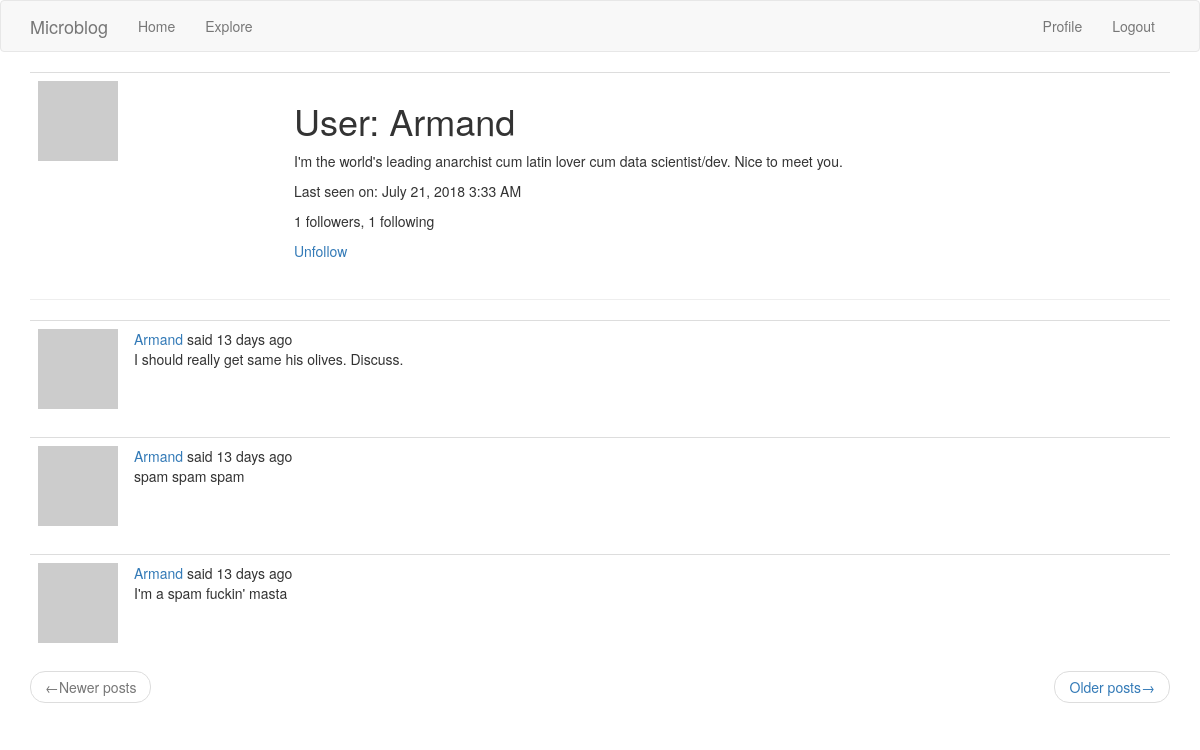
The app's page /user/armand (signed in), older data.
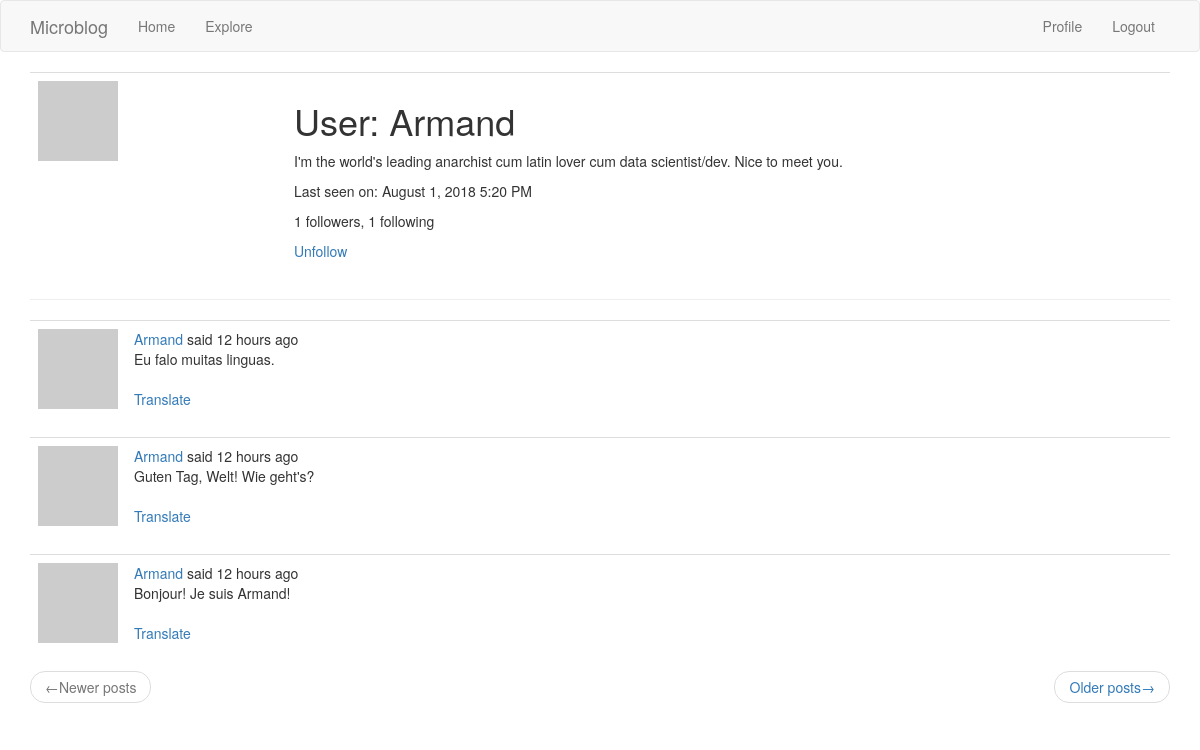
The same page, newer data.
### app/models.py (models this page shows, shortened)
class User(UserMixin, db.Model):
    id = db.Column(db.Integer, primary_key=True)
    username = db.Column(db.String(64), index=True, unique=True)
    email = db.Column(db.String(120), index=True, unique=True)
    password_hash = db.Column(db.String(128))
    posts = db.relationship('Post', backref='author', lazy='dynamic')
    def avatar(self, size):
        digest = md5(self.email.lower().encode('utf-8')).hexdigest()
        return 'https://www.gravatar.com/avatar/{}?d=identicon&s={}'.format(digest, size)
    about_me = db.Column(db.String(140))
    last_seen = db.Column(db.DateTime, default=datetime.utcnow)
    followed = db.relationship(
        'User', secondary=followers,
        primaryjoin=(followers.c.follower_id == id),
        secondaryjoin=(followers.c.followed_id == id),
        backref=db.backref('followers', lazy='dynamic'), lazy='dynamic')
    def is_following(self, user):
        return self.followed.filter(followers.c.followed_id == user.id).count() > 0

class Post(db.Model):
    id = db.Column(db.Integer, primary_key=True)
    body = db.Column(db.String(140))
    timestamp = db.Column(db.DateTime, index=True, default=datetime.utcnow)
    user_id = db.Column(db.Integer, db.ForeignKey('user.id'))
    language = db.Column(db.String(5))

### app/routes.py (the view)
@app.route('/user/<username>')
@login_required
def user(username):
    user = User.query.filter_by(username=username).first_or_404()
    page = request.args.get('page', 1, type=int)
    posts = user.posts.order_by(Post.timestamp.desc()).paginate(
        page, app.config['POSTS_PER_PAGE'], False)
    next_url = url_for('user', username=user.username, page=posts.next_num) \
        if posts.has_next else None
    prev_url = url_for('user', username=user.username, page=posts.prev_num) \
        if posts.has_prev else None
    return render_template('user.html', user=user, posts=posts.items,
                            next_url=next_url, prev_url=prev_url)

### app/models.py (called while the page is built)
@login.user_loader
def load_user(id):
    return User.query.get(int(id))

### app/routes.py (called while the page is built)
@app.before_request
def before_request():
    if current_user.is_authenticated:
        current_user.last_seen = datetime.utcnow()
        db.session.commit()
    g.locale = str(get_locale())

### app/templates/user.html
{% extends "base.html" %}
{% block app_content %}
    <table class="table table-hover">
    <tr>
        <td width="256px"><img src="{{ user.avatar(256) }}"></td>
        <td>
            <h1>{{ _('User') }}: {{ user.username.capitalize() }}</h1>
            {% if user.about_me %}<p>{{ user.about_me }}</p>{% endif %}
            {% if user.last_seen %}<p>{{ _('Last seen on') }}: {{ moment(user.last_seen).format('LLL') }}</p>{% endif %}
            <p>{{ _('%(count)d followers', count=user.followers.count()) }}, {{ _('%(count)d following', count=user.followed.count()) }}</p>
            {% if user == current_user %}
            <p><a href="{{ url_for('edit_profile') }}">{{ _('Edit your profile') }}</a></p>
            {% elif not current_user.is_following(user) %}
            <p><a href="{{ url_for('follow', username=user.username) }}">{{ _('Follow') }}</a></p>
            {% else %}
            <p><a href="{{ url_for('unfollow', username=user.username) }}">{{ _('Unfollow') }}</a></p>
            {% endif %}
        </td>
        </tr>
    </table>
    <hr>
    {% for post in posts %}
        {% include '_post.html' %}
    {% endfor %}
    <nav aria-label="...">
        <ul class="pager">
            <li class="previous{% if not prev_url %} disabled{% endif %}">
                <a href="{{ prev_url or '#' }}">
                    <span aria-hidden="true">&larr;</span>{{ _('Newer posts') }}</a>
            </li>
            <li class="next{% if not next_url %} disabled{% endif %}">
                <a href="{{ next_url or '#' }}">{{ _('Older posts') }}<span aria-hidden="true">&rarr;</span>
                </a>
            </li>
        </ul>
    </nav>
{% endblock %}

### app/templates/_post.html (shortened to what this page needs)
<table class="table table-hover">
    <tr>
        <td width="70px">
            <a href="{{ url_for('user', username=post.author.username) }}">
                <img src="{{ post.author.avatar(70) }}" />
            </a>
        </td>
        <td>
            {{ _('%(username)s said %(when)s', username=user_link, when=moment(post.timestamp).fromNow()) }}
            <br>
           <span id="post{{ post.id }}">{{ post.body }}</span>
            {% if post.language and post.language != g.locale %}
            <br><br>
            <span id="translation{{ post.id }}">
                <a href="javascript:translate(
                        '#post{{ post.id }}',
                        '#translation{{ post.id }}',
                        '{{ post.language }}',
                        '{{ g.locale }}');">{{ _('Translate') }}</a>
            </span>
            {% endif %}
        </td>
    </tr>
</table>

Row changes from the older to the newer data that the page shows:
no longer on this page (row unchanged): Post: body "I should really get same his olives. Discuss."
no longer on this page (row unchanged): Post: body "spam spam spam"
no longer on this page (row unchanged): Post: body "I'm a spam fuckin' masta"
changed User "Armand": last_seen "July 21, 2018 3:33 AM" → "August 1, 2018 5:20 PM"
added Post: body "Eu falo muitas linguas."
added Post: body "Guten Tag, Welt! Wie geht's?"
added Post: body "Bonjour! Je suis Armand!"
